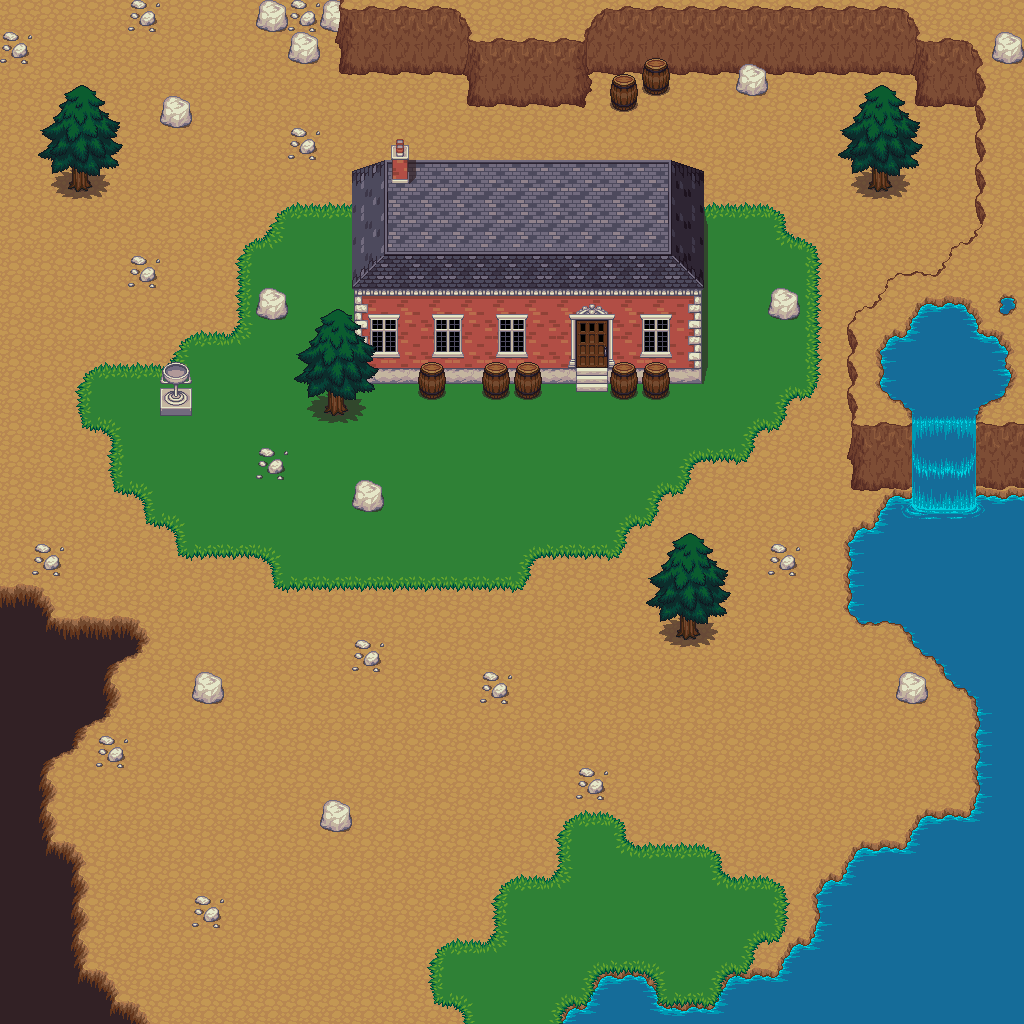

This is a level from a 2D game, rendered from its Tiled map with the project's own tilesets. A one-line summary and the map file follow, with tile-layer data summarised:
An orthogonal 32x32 tile map with 32x32 px tiles, 13 tile layers (dirt, grass_a, shadows, house, ...), 14 tilesets.

<map version="1.0" orientation="orthogonal" width="32" height="32" tilewidth="32" tileheight="32">
 <properties>
  <property name="dynamics" value="./dynamics/start1.js" />
  <property name="spawn_point" value="32,32" />
 </properties>
 <tileset firstgid="1" name="dirt" tilewidth="32" tileheight="32">
  <image source="../../gamesprites/dirt.png" width="96" height="192" />
 </tileset>
 <tileset firstgid="19" name="grassalt" tilewidth="32" tileheight="32">
  <image source="../../gamesprites/grassalt.png" width="96" height="192" />
 </tileset>
 <tileset firstgid="37" name="house" tilewidth="32" tileheight="32">
  <image source="../../gamesprites/house.png" width="352" height="352" />
 </tileset>
 <tileset firstgid="158" name="trunk" tilewidth="32" tileheight="32">
  <image source="../../gamesprites/trunk.png" width="192" height="96" />
  <tile id="1">
   <properties>
    <property name="wall" value="a" />
   </properties>
  </tile>
  <tile id="4">
   <properties>
    <property name="wall" value="a" />
   </properties>
  </tile>
  <tile id="7">
   <properties>
    <property name="wall" value="a" />
   </properties>
  </tile>
  <tile id="10">
   <properties>
    <property name="wall" value="a" />
   </properties>
  </tile>
 </tileset>
 <tileset firstgid="176" name="barrel" tilewidth="32" tileheight="32">
  <image source="../../gamesprites/barrel.png" width="128" height="64" />
  <tile id="0">
   <properties>
    <property name="wall" value="s" />
   </properties>
  </tile>
  <tile id="2">
   <properties>
    <property name="wall" value="s" />
   </properties>
  </tile>
  <tile id="3">
   <properties>
    <property name="wall" value="sw" />
   </properties>
  </tile>
  <tile id="4">
   <properties>
    <property name="wall" value="n" />
   </properties>
  </tile>
  <tile id="5">
   <properties>
    <property name="wall" value="a" />
   </properties>
  </tile>
  <tile id="6">
   <properties>
    <property name="wall" value="a" />
   </properties>
  </tile>
  <tile id="7">
   <properties>
    <property name="wall" value="w" />
   </properties>
  </tile>
 </tileset>
 <tileset firstgid="184" name="hole" tilewidth="32" tileheight="32">
  <image source="../../gamesprites/hole.png" width="96" height="192" />
 </tileset>
 <tileset firstgid="202" name="rock" tilewidth="32" tileheight="32">
  <image source="../../gamesprites/rock.png" width="64" height="32" />
  <tile id="0">
   <properties>
    <property name="wall" value="a" />
   </properties>
  </tile>
  <tile id="1">
   <properties>
    <property name="wall" value="a" />
   </properties>
  </tile>
 </tileset>
 <tileset firstgid="204" name="shadow" tilewidth="32" tileheight="32">
  <image source="../../gamesprites/shadow.png" width="160" height="64" />
 </tileset>
 <tileset firstgid="214" name="wallfloor" tilewidth="32" tileheight="32">
  <image source="../../gamesprites/wallfloor.png" width="160" height="160" />
  <tile id="0">
   <properties>
    <property name="wall" value="se" />
   </properties>
  </tile>
  <tile id="1">
   <properties>
    <property name="wall" value="s" />
   </properties>
  </tile>
  <tile id="2">
   <properties>
    <property name="wall" value="sw" />
   </properties>
  </tile>
  <tile id="3">
   <properties>
    <property name="wall" value="a" />
   </properties>
  </tile>
  <tile id="4">
   <properties>
    <property name="wall" value="a" />
   </properties>
  </tile>
  <tile id="5">
   <properties>
    <property name="wall" value="e" />
   </properties>
  </tile>
  <tile id="7">
   <properties>
    <property name="wall" value="w" />
   </properties>
  </tile>
  <tile id="8">
   <properties>
    <property name="wall" value="a" />
   </properties>
  </tile>
  <tile id="9">
   <properties>
    <property name="wall" value="a" />
   </properties>
  </tile>
  <tile id="10">
   <properties>
    <property name="wall" value="e" />
   </properties>
  </tile>
  <tile id="11">
   <properties>
    <property name="wall" value="a" />
   </properties>
  </tile>
  <tile id="12">
   <properties>
    <property name="wall" value="w" />
   </properties>
  </tile>
  <tile id="13">
   <properties>
    <property name="wall" value="a" />
   </properties>
  </tile>
  <tile id="14">
   <properties>
    <property name="wall" value="a" />
   </properties>
  </tile>
  <tile id="15">
   <properties>
    <property name="wall" value="e" />
   </properties>
  </tile>
  <tile id="16">
   <properties>
    <property name="wall" value="a" />
   </properties>
  </tile>
  <tile id="17">
   <properties>
    <property name="wall" value="w" />
   </properties>
  </tile>
  <tile id="18">
   <properties>
    <property name="wall" value="e" />
   </properties>
  </tile>
  <tile id="19">
   <properties>
    <property name="wall" value="e" />
   </properties>
  </tile>
  <tile id="20">
   <properties>
    <property name="wall" value="ne" />
   </properties>
  </tile>
  <tile id="21">
   <properties>
    <property name="wall" value="n" />
   </properties>
  </tile>
  <tile id="22">
   <properties>
    <property name="wall" value="nw" />
   </properties>
  </tile>
 </tileset>
 <tileset firstgid="239" name="cup" tilewidth="32" tileheight="32">
  <image source="../../gamesprites/cup.png" width="32" height="64" />
 </tileset>
 <tileset firstgid="241" name="treetop" tilewidth="32" tileheight="32">
  <image source="../../gamesprites/treetop.png" width="192" height="224" />
  <tile id="6">
   <properties>
    <property name="wall" value="a" />
   </properties>
  </tile>
  <tile id="7">
   <properties>
    <property name="wall" value="a" />
   </properties>
  </tile>
  <tile id="8">
   <properties>
    <property name="wall" value="a" />
   </properties>
  </tile>
  <tile id="9">
   <properties>
    <property name="wall" value="se" />
   </properties>
  </tile>
  <tile id="10">
   <properties>
    <property name="wall" value="s" />
   </properties>
  </tile>
  <tile id="11">
   <properties>
    <property name="wall" value="sw" />
   </properties>
  </tile>
  <tile id="12">
   <properties>
    <property name="wall" value="ne" />
   </properties>
  </tile>
  <tile id="13">
   <properties>
    <property name="wall" value="n" />
   </properties>
  </tile>
  <tile id="14">
   <properties>
    <property name="wall" value="nw" />
   </properties>
  </tile>
  <tile id="15">
   <properties>
    <property name="wall" value="a" />
   </properties>
  </tile>
  <tile id="16">
   <properties>
    <property name="wall" value="a" />
   </properties>
  </tile>
  <tile id="17">
   <properties>
    <property name="wall" value="a" />
   </properties>
  </tile>
  <tile id="24">
   <properties>
    <property name="wall" value="e" />
   </properties>
  </tile>
  <tile id="25">
   <properties>
    <property name="wall" value="a" />
   </properties>
  </tile>
  <tile id="26">
   <properties>
    <property name="wall" value="w" />
   </properties>
  </tile>
  <tile id="27">
   <properties>
    <property name="wall" value="se" />
   </properties>
  </tile>
  <tile id="28">
   <properties>
    <property name="wall" value="s" />
   </properties>
  </tile>
  <tile id="29">
   <properties>
    <property name="wall" value="sw" />
   </properties>
  </tile>
  <tile id="30">
   <properties>
    <property name="wall" value="ne" />
   </properties>
  </tile>
  <tile id="31">
   <properties>
    <property name="wall" value="a" />
   </properties>
  </tile>
  <tile id="32">
   <properties>
    <property name="wall" value="nw" />
   </properties>
  </tile>
  <tile id="33">
   <properties>
    <property name="wall" value="e" />
   </properties>
  </tile>
  <tile id="34">
   <properties>
    <property name="wall" value="a" />
   </properties>
  </tile>
  <tile id="35">
   <properties>
    <property name="wall" value="w" />
   </properties>
  </tile>
  <tile id="40">
   <properties>
    <property name="wall" value="n" />
   </properties>
  </tile>
 </tileset>
 <tileset firstgid="283" name="water" tilewidth="32" tileheight="32">
  <image source="../../gamesprites/water.png" width="96" height="192" />
 </tileset>
 <tileset firstgid="301" name="waterfall" tilewidth="32" tileheight="32">
  <image source="../../gamesprites/waterfall.png" width="96" height="160" />
 </tileset>
 <tileset firstgid="316" name="watergrass" tilewidth="32" tileheight="32">
  <image source="../../gamesprites/watergrass.png" width="96" height="192" />
 </tileset>
 <layer name="dirt" width="32" height="32">
  <properties>
   <property name="target" value="below" />
  </properties>
  <data>[1024 cells, 1024 non-empty, 1 distinct tile ids]</data>
 </layer>
 <layer name="grass_a" width="32" height="32">
  <properties>
   <property name="target" value="below" />
  </properties>
  <data>[1024 cells, 296 non-empty, 13 distinct tile ids]</data>
 </layer>
 <layer name="shadows" width="32" height="32">
  <properties>
   <property name="target" value="below" />
  </properties>
  <data>[1024 cells, 29 non-empty, 9 distinct tile ids]</data>
 </layer>
 <layer name="house" width="32" height="32">
  <properties>
   <property name="is_walls" value="1" />
   <property name="target" value="below" />
  </properties>
  <data>[1024 cells, 64 non-empty, 20 distinct tile ids]</data>
 </layer>
 <layer name="house_fittings" width="32" height="32">
  <properties>
   <property name="target" value="below" />
  </properties>
  <data>[1024 cells, 23 non-empty, 11 distinct tile ids]</data>
 </layer>
 <layer name="doorway" width="32" height="32">
  <properties>
   <property name="target" value="below" />
  </properties>
  <data>[1024 cells, 9 non-empty, 9 distinct tile ids]</data>
 </layer>
 <layer name="obstructions_a" width="32" height="32">
  <properties>
   <property name="target" value="below" />
  </properties>
  <data>[1024 cells, 180 non-empty, 29 distinct tile ids]</data>
 </layer>
 <layer name="water_a" width="32" height="32">
  <properties>
   <property name="is_walls" value="2" />
   <property name="target" value="below" />
  </properties>
  <data>[1024 cells, 123 non-empty, 19 distinct tile ids]</data>
 </layer>
 <layer name="water_b" width="32" height="32">
  <properties>
   <property name="is_walls" value="2" />
   <property name="target" value="below" />
  </properties>
  <data>[1024 cells, 12 non-empty, 12 distinct tile ids]</data>
 </layer>
 <layer name="grass_b" width="32" height="32">
  <properties>
   <property name="target" value="below" />
  </properties>
  <data>[1024 cells, 3 non-empty, 2 distinct tile ids]</data>
 </layer>
 <layer name="obstructions_b" width="32" height="32">
  <properties>
   <property name="target" value="below" />
  </properties>
  <data>[1024 cells, 50 non-empty, 20 distinct tile ids]</data>
 </layer>
 <layer name="overhangs_a" width="32" height="32">
  <properties>
   <property name="target" value="above" />
  </properties>
  <data>[1024 cells, 27 non-empty, 9 distinct tile ids]</data>
 </layer>
 <layer name="overhangs_b" width="32" height="32">
  <properties>
   <property name="target" value="above" />
  </properties>
  <data>[1024 cells, 2 non-empty, 2 distinct tile ids]</data>
 </layer>
</map>
